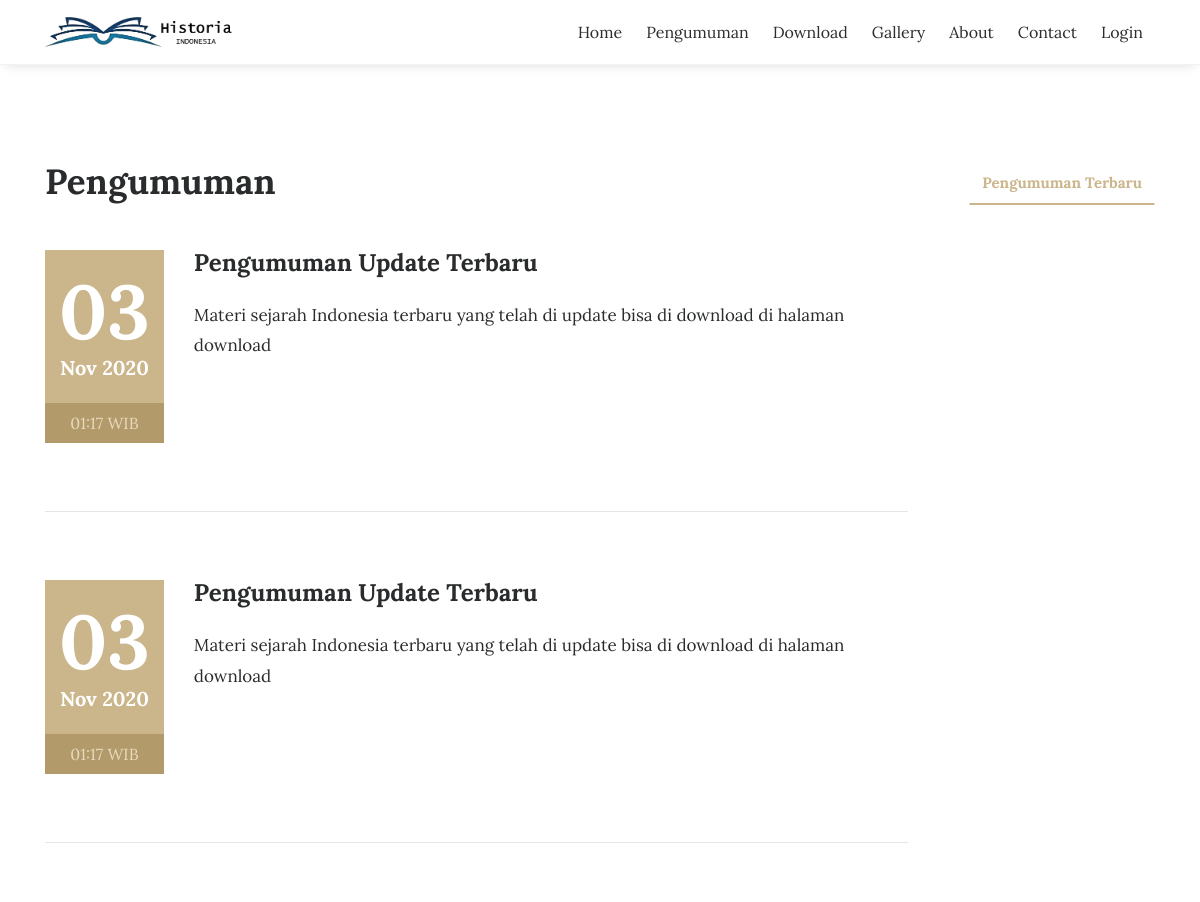
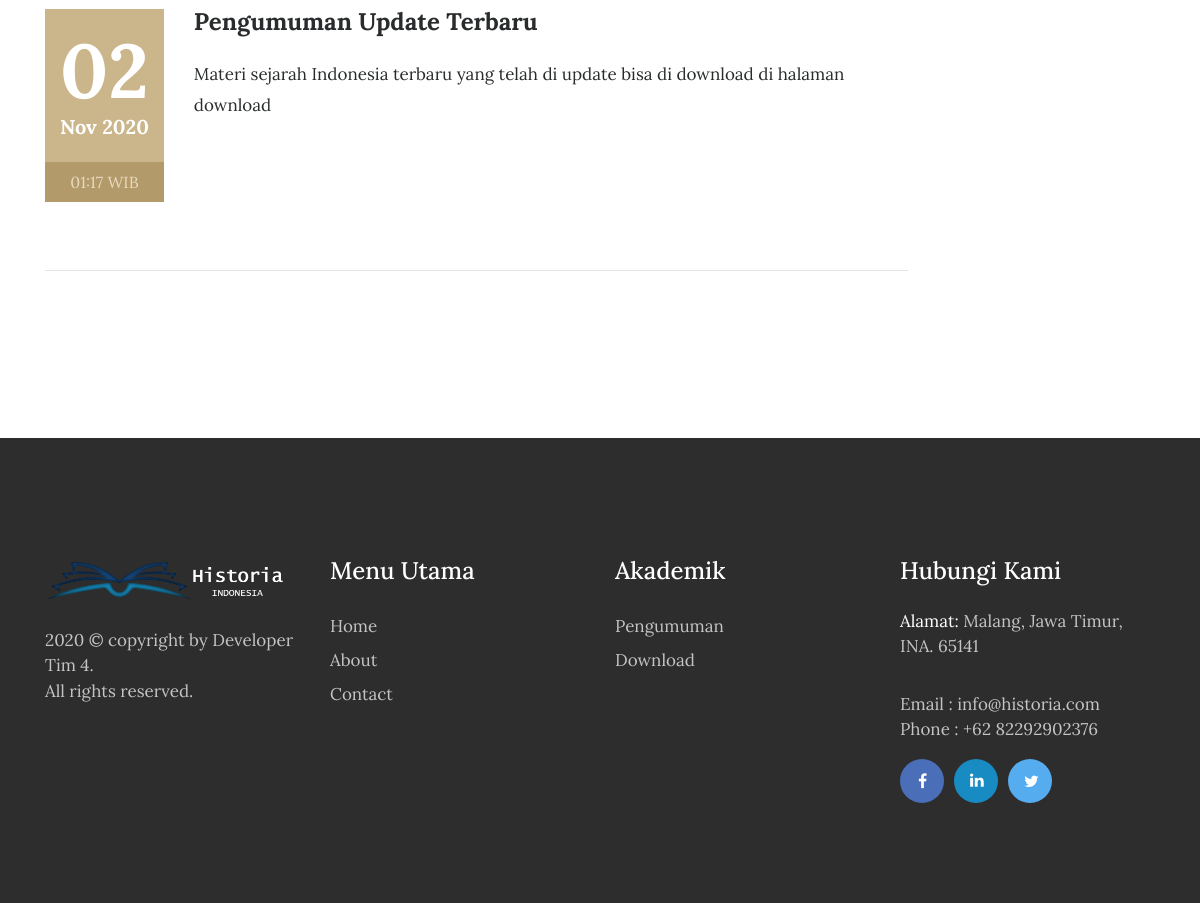
The app's page /index.php/pengumuman with its own data (2 pictures, top to bottom).
### tables this page shows
CREATE TABLE `tbl_pengumuman` (
  `pengumuman_id` int(11) NOT NULL,
  `pengumuman_judul` varchar(150) DEFAULT NULL,
  `pengumuman_deskripsi` text DEFAULT NULL,
  `pengumuman_tanggal` timestamp NULL DEFAULT current_timestamp(),
  `pengumuman_author` varchar(60) DEFAULT NULL
);

### application/controllers/pengumuman.php (called while the page is built, shortened)
<?php
class Pengumuman extends CI_Controller{
	function __construct(){
		$this->load->model('m_pengumuman');
		$this->load->model('m_pengunjung');
	}
	function index(){
		$jum=$this->m_pengumuman->pengumuman();
        $page=$this->uri->segment(3);
        if(!$page):
            $offset = 0;
        else:
            $offset = $page;
        endif;
        $limit=7;
        $config['base_url'] = base_url() . 'pengumuman/index/';
            $config['total_rows'] = $jum->num_rows();
            $config['per_page'] = $limit;
            $config['uri_segment'] = 3;
	          $config['full_tag_open']    = '<div class="pagging text-center"><nav><ul class="pagination justify-content-center">';
	          $config['full_tag_close']   = '</ul></nav></div>';
	          $config['num_tag_open']     = '<li class="page-item"><span class="page-link">';
	          $config['num_tag_close']    = '</span></li>';
	          $config['cur_tag_open']     = '<li class="page-item"><span class="page-link">';
	          $config['cur_tag_close']    = '<span class="sr-only">(current)</span></span></li>';
	          $config['next_tag_open']    = '<li class="page-item"><span class="page-link">';
	          $config['next_tagl_close']  = '<span aria-hidden="true">&raquo;</span></span></li>';
	          $config['prev_tag_open']    = '<li class="page-item"><span class="page-link">';
	          $config['prev_tagl_close']  = '</span>Next</li>';
	          $config['first_tag_open']   = '<li class="page-item"><span class="page-link">';
	          $config['first_tagl_close'] = '</span></li>';
	          $config['last_tag_open']    = '<li class="page-item"><span class="page-link">';
	          $config['last_tagl_close']  = '</span></li>';
            $config['first_link'] = 'Awal';
            $config['last_link'] = 'Akhir';
            $config['next_link'] = 'Next >>';
            $config['prev_link'] = '<< Prev';
            $this->pagination->initialize($config);
            $x['page'] =$this->pagination->create_links();
						$x['data']=$this->m_pengumuman->pengumuman_perpage($offset,$limit);
						$x['title'] = 'Pengumuman';
						$this->load->view('template/header',$x);
						$this->load->view('depan/v_pengumuman',$x);
						$this->load->view('template/footer',$x);
	}
}

### index.php (called while the page is built, shortened)
<?php
require_once BASEPATH.'core/CodeIgniter.php';

### application/models/M_pengumuman.php (called while the page is built, shortened)
<?php
class M_pengumuman extends CI_Model{
	function pengumuman_perpage($offset,$limit){
		$hsl=$this->db->query("SELECT pengumuman_id,pengumuman_judul,pengumuman_deskripsi,pengumuman_tanggal,DATE_FORMAT(pengumuman_tanggal,'%d/%m/%Y') AS tanggal,pengumuman_author FROM tbl_pengumuman ORDER BY pengumuman_id DESC limit $offset,$limit");
		return $hsl;
	}
}

### application/views/depan/v_pengumuman.php (the view, shortened to what this page needs)
<section class="events">
    <div class="container">
        <div class="row">
            <div class="col-md-4">
                <h2 class="event-title">Pengumuman</h2>
            </div>
            <div class="col-md-8">
                <ul class="nav nav-tabs" role="tablist">
                    <li class="nav-item nav-tab1">
                        <a class="nav-link tab-list active" data-toggle="tab" href="#upcoming-events" role="tab">Pengumuman Terbaru </a>
                    </li>
                </ul>
            </div>
        </div>
        <br>
        <div class="row">
            <div class="tab-content">
                <div class="tab-pane active" id="upcoming-events" role="tabpanel">
                  <?php foreach($data->result() as $row):?>
                    <div class="col-md-12">
                        <div class="row">
                            <div class="col-md-2">
                                <div class="event-date">
                                    <h4><?php echo date("d", strtotime($row->pengumuman_tanggal));?></h4> <span><?php echo date("M Y", strtotime($row->pengumuman_tanggal));?></span>
                                </div>
                                <span class="event-time"><?php echo date("H:i", strtotime($row->pengumuman_tanggal)).' WIB';?></span>
                            </div>
                            <div class="col-md-10">
                                <div class="event-heading">
                                    <h3><?php echo $row->pengumuman_judul;?></h3>
                                    <p><?php echo $row->pengumuman_deskripsi;?></p>
                                </div>
                          </div>
                      </div>
                      <hr class="event-underline">
                  </div>
                <?php endforeach;?>
      <div class="col-md-12 text-center">
    </div>
</div>
</div>
</div>
</div>
</section>

### records on screen
tbl_pengumuman: pengumuman_tanggal "03", pengumuman_tanggal "Nov 2020", pengumuman_tanggal "01:17", pengumuman_judul "Pengumuman Update Terbaru", pengumuman_deskripsi "Materi sejarah Indonesia terbaru yang telah di update bisa di download di halaman download"
tbl_pengumuman: pengumuman_tanggal "03", pengumuman_tanggal "Nov 2020", pengumuman_tanggal "01:17", pengumuman_judul "Pengumuman Update Terbaru", pengumuman_deskripsi "Materi sejarah Indonesia terbaru yang telah di update bisa di download di halaman download"
tbl_pengumuman: pengumuman_tanggal "02", pengumuman_tanggal "Nov 2020", pengumuman_tanggal "01:17", pengumuman_judul "Pengumuman Update Terbaru", pengumuman_deskripsi "Materi sejarah Indonesia terbaru yang telah di update bisa di download di halaman download"
